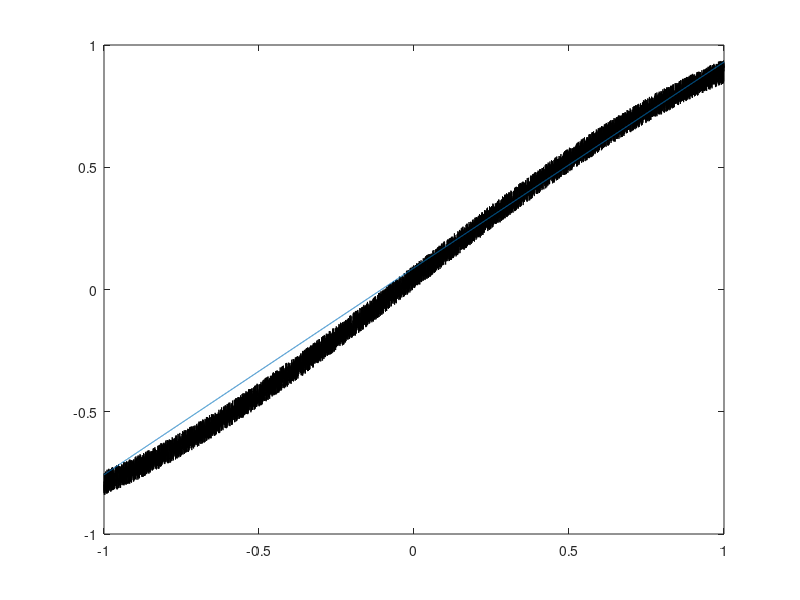

Reproduce this figure in MATLAB.
%% Clearing everything for a fresh start
clear; 
clc;

%% Define the unknown function to interpolate
f = @(x) sin(x) + 0.1 * rand(length(x),1);

%% Setup the points at which we want to evaluate the interpolant
xe = linspace(-1,1,10000)'; %generate evenly-spaced points
ye = f(xe); %evaluate function

%% Numbers of data points.
%% Modify Code Here the N
Nd = 3; % 3, 10, 40

%% Creating variables
%% Modify Code Here the l
l = 2; % 1, 2, Nd - 1
N = l + 1;

%% Start plotting stuff
figure
plot(xe,ye,'black');
%pause %waits for input

%% Generate evenly-spaced points in [-1,1].
x = linspace(-1,1,Nd)';

%% Get the values of y
y = f(x);

%% Getting the vandermonde matrix
V = zeros(Nd,N);
for vit = 1:N
    V(:,vit) = x.^(vit-1);
end

%% Aquiring Q1 and R1 which have independent columns/rows for us to use
[Q,R] = qr(V);
Q1 = Q(:,1:N);
R1 = R(1:N,1:N);

%% Compute coefficients by QR decomposition.
a = R1 \ (Q1' * y);

%% Evaluate polynomial interpolant by building eval matrix and
%% multiplying with coefficients.
Ve = zeros(length(xe),N);
for vit = 1:N
    Ve(:,vit) = xe.^(vit-1);
end
ye_num = Ve*a; %Do the matrix-vector product to predict values

%% Plot stuff
hold on;
plot(xe,ye_num,'-');
drawnow